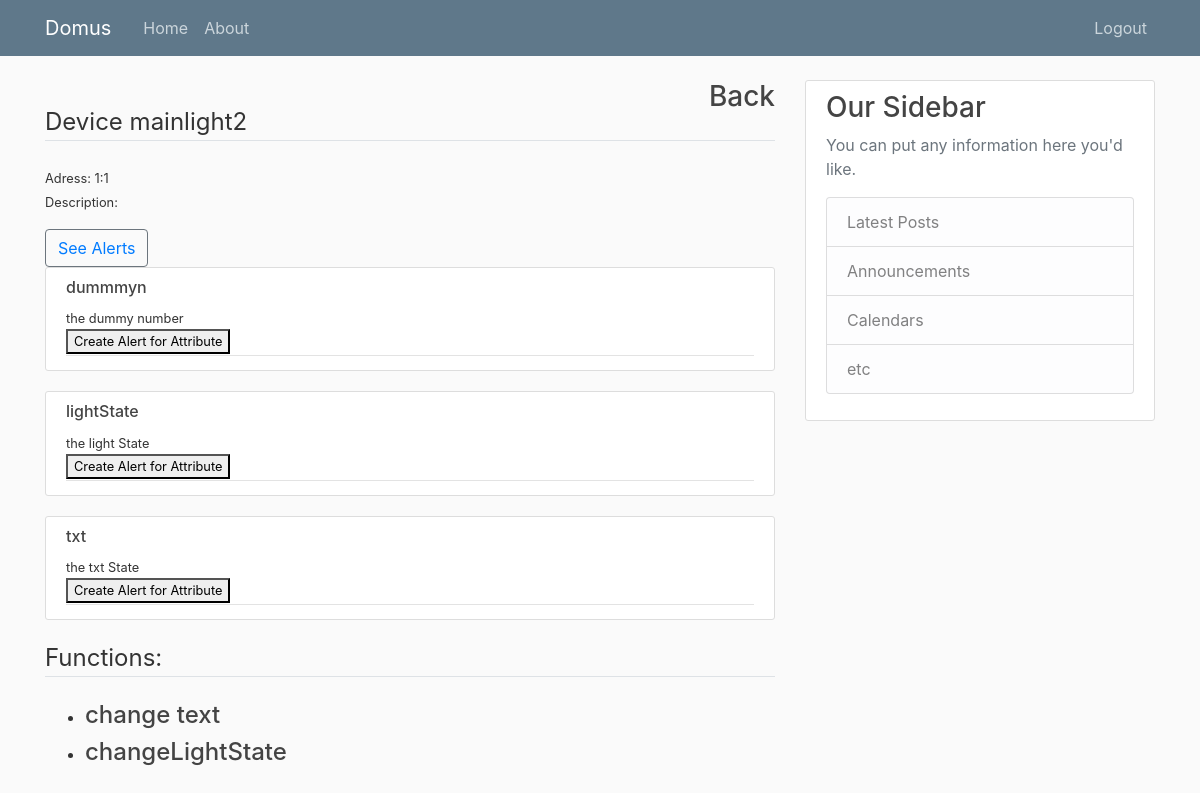
Screenshot of /category/4/device/35 (signed in) with the database file from the repository.
### devices/models.py (models this page shows, shortened)
class Device(models.Model):
    deviceID = models.CharField(max_length=50, unique = True)
    Devtype = models.ForeignKey(DeviceType,on_delete=models.CASCADE, default=DeviceType.objects.all().first())
    name = models.CharField(max_length=50)
    description = models.CharField(max_length=250)
    ip_adress = models.CharField(max_length=15)
    port = models.IntegerField()

class StateAttribute(models.Model):
    name = models.CharField(max_length=30)
    description = models.CharField(max_length=250)
    devType = models.ForeignKey(DeviceType,on_delete= models.CASCADE)
    data_type = models.CharField(
        max_length=1,
        choices=DATA_CHOICES,
        default=STRING,
    )

class Function(models.Model):
    name = models.CharField(max_length=30)
    description = models.CharField(max_length=250)
    devType = models.ForeignKey(DeviceType,on_delete=models.CASCADE)

### devices/views.py (the view)
# urls.py: path('category/<int:catpk>/device/<int:pk>', DeviceView.as_view(), name = "device"),
class DeviceView(LoginRequiredMixin,UserPassesTestMixin,ListView):
    model = StateAttribute
    template_name = 'devices/device.html'
    context_object_name = 'stateatt'
    def get_queryset(self):
       dev = get_object_or_404(Device, id=self.kwargs.get('pk'))
       return StateAttribute.objects.filter(devType = dev.Devtype).order_by('name')
    def test_func(self):
        dev = get_object_or_404(Device, id=self.kwargs.get('pk'))
        cat = get_object_or_404(Category, id=self.kwargs.get('catpk'), devices=dev)
        if(cat.owner == self.request.user):
            return True
        return False
    def get_context_data(self, **kwargs):
        context = super().get_context_data(**kwargs)
        cat = get_object_or_404(Category, id=self.kwargs.get('catpk'))
        context['cat'] = cat
        dev = get_object_or_404(Device, id=self.kwargs.get('pk'))
        context['dev'] = dev
        functions = Function.objects.filter(devType = dev.Devtype).order_by('name')
        context['functions'] = functions
        stateatt = StateAttribute.objects.filter(devType = dev.Devtype).order_by('name')
        values = []
        for st in stateatt:
            values.append( StateAttributeRecord.objects.filter(device=dev,attribute=st).order_by('-date_received').first())
        print(values)
        context['values'] = values
        return context

### devices/templates/devices/device.html (shortened to what this page needs)
{% extends "devices/paginable.html" %}
{% block content %}
    <div class="float-right"> <a href="{% url 'category' cat.id %}"><h3>Back</h3></a></div></br>
    <legend class="border-bottom mb-4">Device {{ dev.name }} </legend>
    <small>Adress: {{ dev.ip_adress }}:{{ dev.port }}</small>
    <p><small>Description: {{ dev.description }}</small></p>
    <div><button class="btn btn-outline-secondary"><a href="{% url 'alerts' cat.id dev.id %}">See Alerts</a> </button></div>
    {% for att in stateatt %}
        <article class="media content-section">
            <div class="media-body" class=".col-md-6">
                <div class="article-metadata">
                    <h6>{{ att.name }}</h6>
                    <small>{{ att.description }}
                    <div><a href="{% url 'newalert' cat.id dev.id att.id%}"><button>Create Alert for Attribute</button></a></div></small>
                </div>
            </div>
        </article>
    {% endfor %}
    <legend class="border-bottom mb-4">Functions:</legend>
    <ul>
    {% for fun in functions %}
        <li><a href="{% url 'function' cat.id dev.id fun.id%}" ><h4>{{ fun.name }} </h4> </a></li>
    {% endfor %}
    </ul>
{% endblock content %}

### devices/static/devices/main.css (style rules this page uses)
body { background: #fafafa; color: #333333; margin-top: 5rem; }
h1, h2, h3, h4, h5, h6 { color: #444444; }
ul { margin: 0; }
.content-section { background: #ffffff; padding: 10px 20px; border: 1px solid #dddddd; border-radius: 3px; margin-bottom: 20px; }
.article-metadata { padding-bottom: 1px; margin-bottom: 4px; border-bottom: 1px solid #e3e3e3 }

### rows the page displays
Device: name "mainlight2", ip_adress "1", port "1"
StateAttribute: name "dummmyn", description "the dummy number"
StateAttribute: name "lightState", description "the light State"
StateAttribute: name "txt", description "the txt State"
Function: name "change text"
Function: name "changeLightState"
